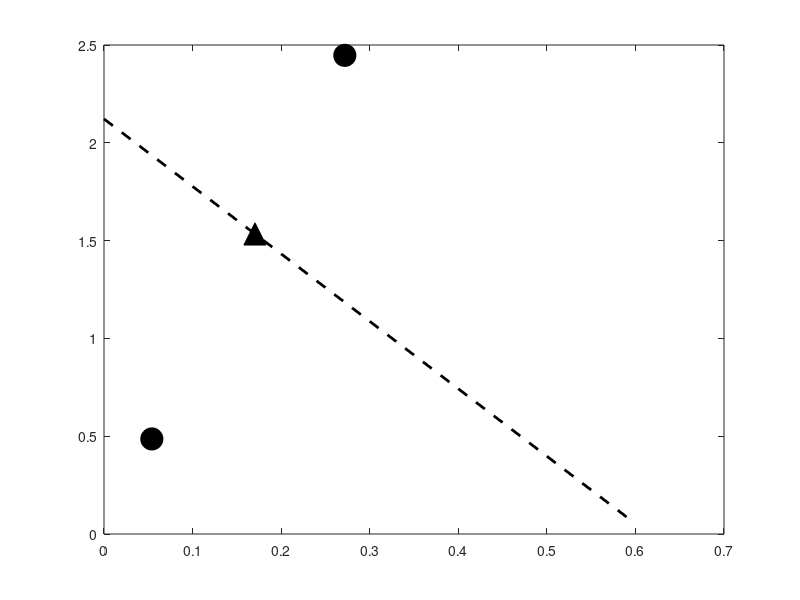

Reproduce this figure in MATLAB. (Note: this script raises an error after producing the figure.)
% Fig10.m

% Used to make Figure 10B-C from "Oscillations in Delayed Positive Feedback Systems", by
% C. Ryzowicz, R. Bertram, and B. Karamched, Physical Chemistry Chemical Physics,
% 26:24861, 2024.

% DDE simulations of the gene/protein interaction toy model. We plot phase
% plane trajectories and time series for ODE and DDE models.
%
% Author: Christopher Ryzowicz
%-------------------------------------------------------------------------
clear all
clc
clf
%% Figure 8B--------------------------------------------------------------
%%%Timespan and delay
tau = 10; % Delay value
Tstart = 0; % Start time of solution
Tend = 1200; % End time of solution

%%% History constants (x_0,y_0)
% hist = {[0.2,0.6], [0.17,2.2]};
hist = {[0.22,1], [0.17,2.2]};

%%% Plot stable manifold (estimated via a straight line from the eigenvectors of Jacobian near saddle point)
x1 = 0:0.01:0.6;
figure(1),
plot(x1,2.12194-3.44874*x1,'k--','LineWidth',2),hold on

%%% Plot steady state points with filled circles signifying stable s.s and triangle as saddle point
figure(1),
plot(0.27189,2.447,'o','Color','k','MarkerSize',16,'MarkerFaceColor','k'),hold on
plot(0.054,0.486,'o','Color','k','MarkerSize',16,'MarkerFaceColor','k'),hold on
plot(0.17045,1.5341,'^','Color','k','MarkerSize',16,'MarkerFaceColor','k'),hold on

for i=1:length(hist)
    C = {['r','b']}; % Assign colors for trajectory plot

    %%% Solving DDE
    opts = ddeset('RelTol',1e-6,'AbsTol',1e-6);
    sol = dde23(@ddefunc, tau, hist{i}, [Tstart Tend], opts);

    %%% Solving ODE
    solODE = ode23s(@odefunc, [Tstart Tend], hist{i}, []);

    %%% Plot trajectory
    figure(1),
    plot(sol.y(1,:),sol.y(2,:),'LineWidth',1,'Color',C{1}(i)), hold on
    plot(solODE.y(1,:),solODE.y(2,:),'k','LineWidth',2), hold on
    xlabel('G')
    ylabel('P')
    box off
    set(gca,'FontSize',20)
end
figure(1), axis([0 0.4 0 2.6])
xticks([0 0.2 0.4])
yticks([0 1.3 2.6])

%% Figure 8C--------------------------------------------------------------

%%% Solving DDE
opts = ddeset('RelTol',1e-6,'AbsTol',1e-6);
sol2 = dde23(@ddefunc, tau, hist{1}, [Tstart Tend],opts);

%%% Plotting timeseries
figure(2),
plot(sol2.x/(2*tau),sol2.y(2,:),'Color',[0 0.6 0],'LineWidth',2)
ylabel('P')
xlabel('oscillation number')
box off
set(gca,'FontSize',20)
axis([0 60 0 3])

%------------------------------------------------------------------------

function dout = ddefunc(t, y, yl)
%%% Differential equations function

% Define the variables
g = y(1);
p = y(2);
glag = yl(1,:);
plag = yl(2,:);

% Parameters that give bistability
alpha = 0.1;
gamma = 2;
k = 2;
n = 3;
lambda = 9;
delta = 1;

% Differential Equation
dg = alpha*(1-g)-gamma*g+(1-g)*(plag^n/(k^n+plag^n));
dp = lambda*glag-delta*p;

dout = [dg dp]';
end

%------------------------------------------------------------------------

function dout = odefunc(t, y)
%%% Differential equations function

% Define the variables
g = y(1);
p = y(2);

% Parameters 
alpha = 0.1;
gamma = 2;
k = 2;
n = 3;
lambda = 9;
delta = 1;

% Differential Equation
dg = alpha*(1-g)-gamma*g+(1-g)*(p^n/(k^n+p^n));
dp = lambda*g-delta*p;

dout = [dg dp]';
end
